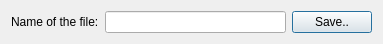
<?xml version="1.0" encoding="UTF-8"?>
<ui version="4.0">
 <class>SaveDialog</class>
 <widget class="QDialog" name="SaveDialog">
  <property name="geometry">
   <rect>
    <x>0</x>
    <y>0</y>
    <width>383</width>
    <height>41</height>
   </rect>
  </property>
  <property name="windowTitle">
   <string>Dialog</string>
  </property>
  <layout class="QHBoxLayout" name="horizontalLayout">
   <item>
    <widget class="QLabel" name="label">
     <property name="text">
      <string>Name of the file:</string>
     </property>
    </widget>
   </item>
   <item>
    <widget class="QLineEdit" name="lineEdit"/>
   </item>
   <item>
    <widget class="QPushButton" name="pushButton">
     <property name="text">
      <string>Save..</string>
     </property>
    </widget>
   </item>
  </layout>
 </widget>
 <resources/>
 <connections/>
</ui>
